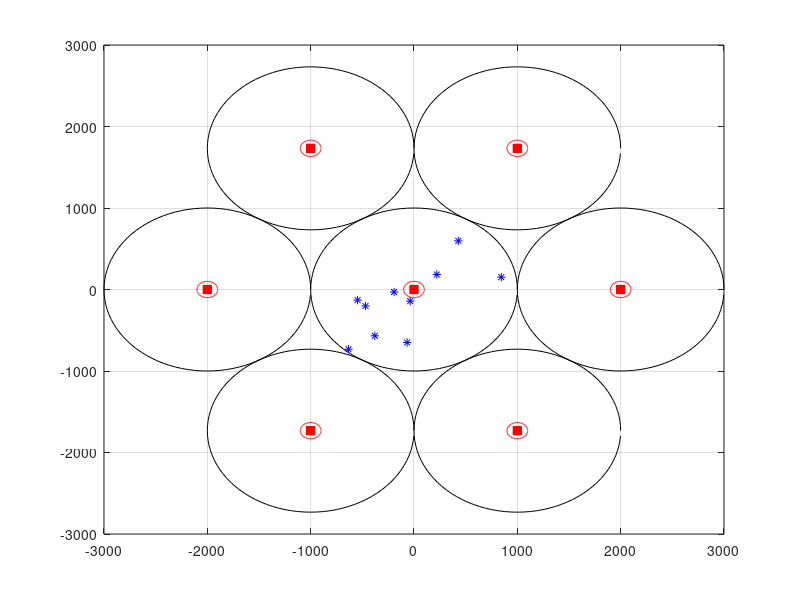

This chart was generated by the following MATLAB code:
clear all;close all;clc

plot_fig = true;                                                   % Disable/enable figure plotting.

L = 7;                                                              % Number of cells.
K = 10;                                                             % Number of single-antenna terminals in each cell, i.e., number of transmitt antennas.
M = 100;                                                             % Number of antennas at the base station of each cell (In this case, i.e., uplink, it gives the number of receiving antennas).

cellRadius = 1000;                                                  % Radius given in meters.
cellHole = 100;                                                     % Cell hole in meters.

% Large scale fading.
sshadow = 3;                                                        % Shadow-fading standard deviation in dB.
gamma = 2.8;                                                        % Decay exponent: Urban area cellular radio 2.7 - 3.5

% **************************** Cell Layout. *******************************
% Generate a random radius value within the range cellHole to cellRadius for each one of the terminals.
radius = cellHole + (cellRadius-cellHole).*rand(1,K);

% Generate an random angle value within the range 0 to 2*pi for each one of the terminals.
angle = 2*pi*rand(1,K);

% Plot the position of each terminal inside the cell.
figure;

% ********** Center (Main) Cell  **********
% Plot cell center, where eNodeB is located.
plot(0, 0, 'rs', 'MarkerFaceColor',[1,0,0], 'MarkerEdgeColor',[1 0 0]);
hold on

Circlex = cellRadius*cos(2*pi*(0:99)/100);
Circley = cellRadius*sin(2*pi*(0:99)/100);
plot(Circlex.', Circley.', 'k');

Circlex = cellHole*cos(2*pi*(0:99)/100);
Circley = cellHole*sin(2*pi*(0:99)/100);
plot(Circlex.', Circley.', 'r');

% Position UEs to the cell.
UEx = radius.*cos(angle);
UEy = radius.*sin(angle);
plot(UEx, UEy, 'b*');

% ********** 2nd Cell  **********
n = 0;
offsetX = 2*cellRadius*cos((2*pi*n)/(L-1));
offsetY = 2*cellRadius*sin((2*pi*n)/(L-1));
plot(offsetX, offsetY, 'rs', 'MarkerFaceColor',[1,0,0], 'MarkerEdgeColor',[1 0 0]); % eNodeB location.
Circlex = offsetX + cellRadius*cos(2*pi*(0:99)/100);
Circley = offsetY + cellRadius*sin(2*pi*(0:99)/100);
plot(Circlex.', Circley.', 'k');

Circlex = offsetX + cellHole*cos(2*pi*(0:99)/100);
Circley = offsetY + cellHole*sin(2*pi*(0:99)/100);
plot(Circlex.', Circley.', 'r');

% ********** 3rd Cell  ********** 
n = 1;
offsetX = 2*cellRadius*cos((2*pi*n)/(L-1));
offsetY = 2*cellRadius*sin((2*pi*n)/(L-1));
plot(offsetX, offsetY, 'rs', 'MarkerFaceColor',[1,0,0], 'MarkerEdgeColor',[1 0 0]); % eNodeB location.
Circlex = offsetX + cellRadius*cos(2*pi*(0:99)/100);
Circley = offsetY + cellRadius*sin(2*pi*(0:99)/100);
plot(Circlex.', Circley.', 'k');

Circlex = offsetX + cellHole*cos(2*pi*(0:99)/100);
Circley = offsetY + cellHole*sin(2*pi*(0:99)/100);
plot(Circlex.', Circley.', 'r');

% ********** 4th Cell  ********** 
n = 2;
offsetX = 2*cellRadius*cos((2*pi*n)/(L-1));
offsetY = 2*cellRadius*sin((2*pi*n)/(L-1));
plot(offsetX, offsetY, 'rs', 'MarkerFaceColor',[1,0,0], 'MarkerEdgeColor',[1 0 0]); % eNodeB location.
Circlex = offsetX + cellRadius*cos(2*pi*(0:99)/100);
Circley = offsetY + cellRadius*sin(2*pi*(0:99)/100);
plot(Circlex.', Circley.', 'k');

Circlex = offsetX + cellHole*cos(2*pi*(0:99)/100);
Circley = offsetY + cellHole*sin(2*pi*(0:99)/100);
plot(Circlex.', Circley.', 'r');

% ********** 5th Cell  ********** 
n = 3;
offsetX = 2*cellRadius*cos((2*pi*n)/(L-1));
offsetY = 2*cellRadius*sin((2*pi*n)/(L-1));
plot(offsetX, offsetY, 'rs', 'MarkerFaceColor',[1,0,0], 'MarkerEdgeColor',[1 0 0]); % eNodeB location.
Circlex = offsetX + cellRadius*cos(2*pi*(0:99)/100);
Circley = offsetY + cellRadius*sin(2*pi*(0:99)/100);
plot(Circlex.', Circley.', 'k');

Circlex = offsetX + cellHole*cos(2*pi*(0:99)/100);
Circley = offsetY + cellHole*sin(2*pi*(0:99)/100);
plot(Circlex.', Circley.', 'r');

% ********** 6th Cell  ********** 
n = 4;
offsetX = 2*cellRadius*cos((2*pi*n)/(L-1));
offsetY = 2*cellRadius*sin((2*pi*n)/(L-1));
plot(offsetX, offsetY, 'rs', 'MarkerFaceColor',[1,0,0], 'MarkerEdgeColor',[1 0 0]); % eNodeB location.
Circlex = offsetX + cellRadius*cos(2*pi*(0:99)/100);
Circley = offsetY + cellRadius*sin(2*pi*(0:99)/100);
plot(Circlex.', Circley.', 'k');

Circlex = offsetX + cellHole*cos(2*pi*(0:99)/100);
Circley = offsetY + cellHole*sin(2*pi*(0:99)/100);
plot(Circlex.', Circley.', 'r');

% ********** 7th Cell  ********** 
n = 5;
offsetX = 2*cellRadius*cos((2*pi*n)/(L-1));
offsetY = 2*cellRadius*sin((2*pi*n)/(L-1));
plot(offsetX, offsetY, 'rs', 'MarkerFaceColor',[1,0,0], 'MarkerEdgeColor',[1 0 0]); % eNodeB location.
Circlex = offsetX + cellRadius*cos(2*pi*(0:99)/100);
Circley = offsetY + cellRadius*sin(2*pi*(0:99)/100);
plot(Circlex.', Circley.', 'k');

Circlex = offsetX + cellHole*cos(2*pi*(0:99)/100);
Circley = offsetY + cellHole*sin(2*pi*(0:99)/100);
plot(Circlex.', Circley.', 'r');

grid on;
hold off;

% Calculate path-loss for all users, in meters.
path_loss = radius.^gamma;

% Calculate shadowing for each one of different channels.
shadowing_att = lognrnd(0,sshadow,1,K);
% Large scale fading calculated according to Marzetta.
largeScaleFading = repmat(sqrt(shadowing_att./path_loss), M, 1);
